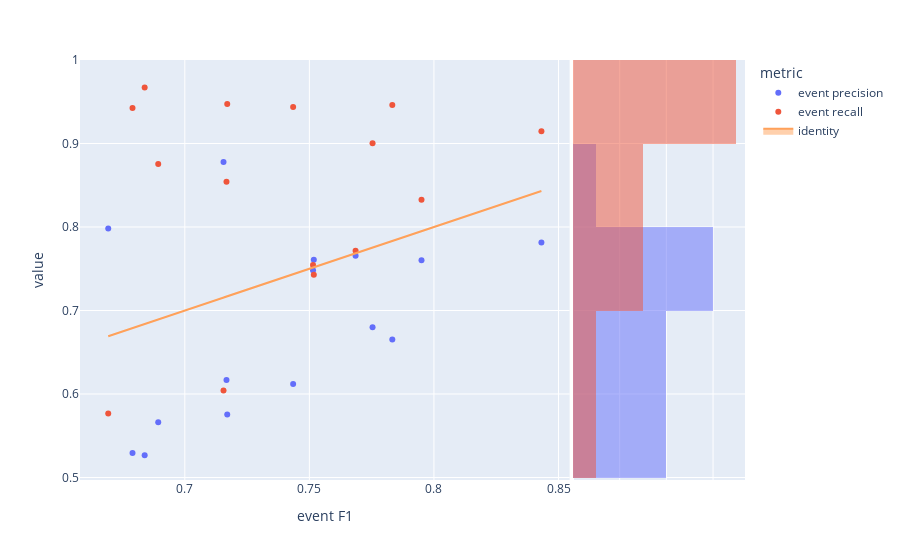

Notebook code for this chart:
### Code cell
fig=px.scatter(visualTradeoff,x='event F1',y='value',color='metric', marginal_y="histogram")
fig.add_trace(
    go.Scatter(x=experimentModels['eventF1'], y=experimentModels['eventF1'], name="identity", mode='lines',fill="toself")
)
fig.show()

### Figure 1 — Plotly figure (JSON) as saved in the notebook; plotly's stock layout.template omitted (floating-point values rounded to 4 significant figures)
{"data": [{"hovertemplate": "metric=event precision<br>event F1=%{x}<br>value=%{y}<extra></extra>", "legendgroup": "event precision", "marker": {"color": "#636efa", "symbol": "circle"}, "mode": "markers", "name": "event precision", "orientation": "v", "showlegend": true, "type": "scatter", "x": [0.7155, 0.8431, 0.7515, 0.679, 0.6693, 0.6893, 0.7518, 0.795, 0.7833, 0.7167, 0.717, 0.6839, 0.7685, 0.7754, 0.7435], "xaxis": "x", "y": [0.8779, 0.7816, 0.7483, 0.5295, 0.7983, 0.566, 0.7609, 0.7603, 0.6654, 0.6168, 0.5755, 0.5267, 0.7655, 0.6799, 0.612], "yaxis": "y"}, {"alignmentgroup": "True", "bingroup": "y", "hovertemplate": "metric=event precision<br>value=%{y}<br>count=%{x}<extra></extra>", "legendgroup": "event precision", "marker": {"color": "#636efa"}, "name": "event precision", "offsetgroup": "event precision", "opacity": 0.5, "showlegend": false, "type": "histogram", "xaxis": "x2", "y": [0.8779, 0.7816, 0.7483, 0.5295, 0.7983, 0.566, 0.7609, 0.7603, 0.6654, 0.6168, 0.5755, 0.5267, 0.7655, 0.6799, 0.612], "yaxis": "y2"}, {"hovertemplate": "metric=event recall<br>event F1=%{x}<br>value=%{y}<extra></extra>", "legendgroup": "event recall", "marker": {"color": "#EF553B", "symbol": "circle"}, "mode": "markers", "name": "event recall", "orientation": "v", "showlegend": true, "type": "scatter", "x": [0.7155, 0.8431, 0.7515, 0.679, 0.6693, 0.6893, 0.7518, 0.795, 0.7833, 0.7167, 0.717, 0.6839, 0.7685, 0.7754, 0.7435], "xaxis": "x", "y": [0.6042, 0.9147, 0.7546, 0.9425, 0.5766, 0.8754, 0.743, 0.8327, 0.9463, 0.8541, 0.9474, 0.9671, 0.7716, 0.9002, 0.9438], "yaxis": "y"}, {"alignmentgroup": "True", "bingroup": "y", "hovertemplate": "metric=event recall<br>value=%{y}<br>count=%{x}<extra></extra>", "legendgroup": "event recall", "marker": {"color": "#EF553B"}, "name": "event recall", "offsetgroup": "event recall", "opacity": 0.5, "showlegend": false, "type": "histogram", "xaxis": "x2", "y": [0.6042, 0.9147, 0.7546, 0.9425, 0.5766, 0.8754, 0.743, 0.8327, 0.9463, 0.8541, 0.9474, 0.9671, 0.7716, 0.9002, 0.9438], "yaxis": "y2"}, {"fill": "toself", "mode": "lines", "name": "identity", "type": "scatter", "x": [0.7155, 0.8431, 0.7515, 0.679, 0.6693, 0.6893, 0.7518, 0.795, 0.7833, 0.7167, 0.717, 0.6839, 0.7685, 0.7754, 0.7435], "y": [0.7155, 0.8431, 0.7515, 0.679, 0.6693, 0.6893, 0.7518, 0.795, 0.7833, 0.7167, 0.717, 0.6839, 0.7685, 0.7754, 0.7435]}], "layout": {"barmode": "overlay", "legend": {"title": {"text": "metric"}, "tracegroupgap": 0}, "margin": {"t": 60}, "xaxis": {"anchor": "y", "domain": [0, 0.7363], "title": {"text": "event F1"}}, "xaxis2": {"anchor": "y2", "domain": [0.7413, 1], "matches": "x2", "showgrid": true, "showline": false, "showticklabels": false, "ticks": ""}, "yaxis": {"anchor": "x", "domain": [0, 1], "title": {"text": "value"}}, "yaxis2": {"anchor": "x2", "domain": [0, 1], "matches": "y", "showgrid": true, "showticklabels": false}}}
